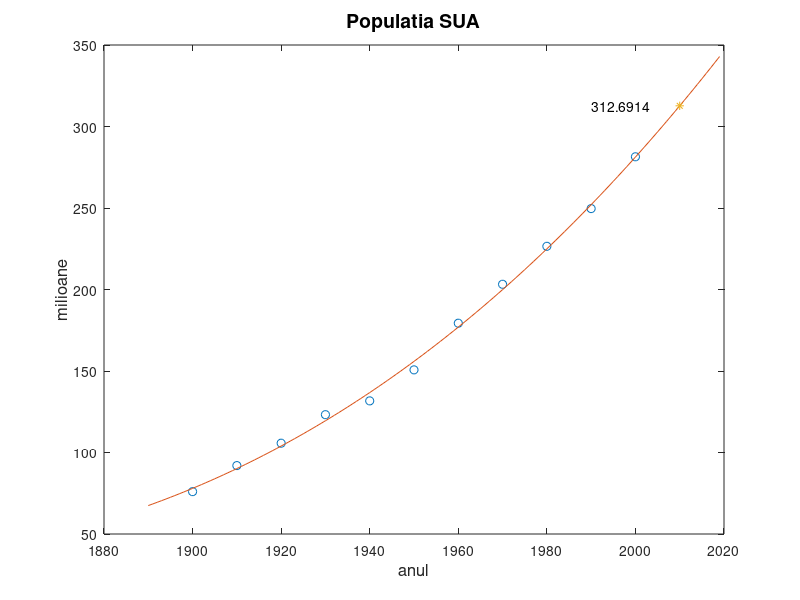

This chart was generated by the following MATLAB code:
%CENSUS - exemplu cu recensamantul
%          potrivire polinomiala

%datele
y = [ 75.995  91.972 105.711 123.203 131.669 150.697 ...
     179.323 203.212 226.505 249.633 281.422]';

t = (1900:10:2000)';   % anii de recensamant
x = (1890:1:2019)';    % anii de evaluare
w = 2010;              % anul de predictie

s=(t-1950)/50;
xs=(x-1950)/50;
cs=polyfit(s,y,3);
zs=polyval(cs,xs);
est=polyval(cs,(2010-1950)/50);
plot(t,y,'o',x,zs,'-',w,est,'*')
text(1990,est,num2str(est))
title('Populatia SUA', 'FontSize', 14)
xlabel('anul', 'FontSize', 12)
ylabel('milioane', 'FontSize', 12)

